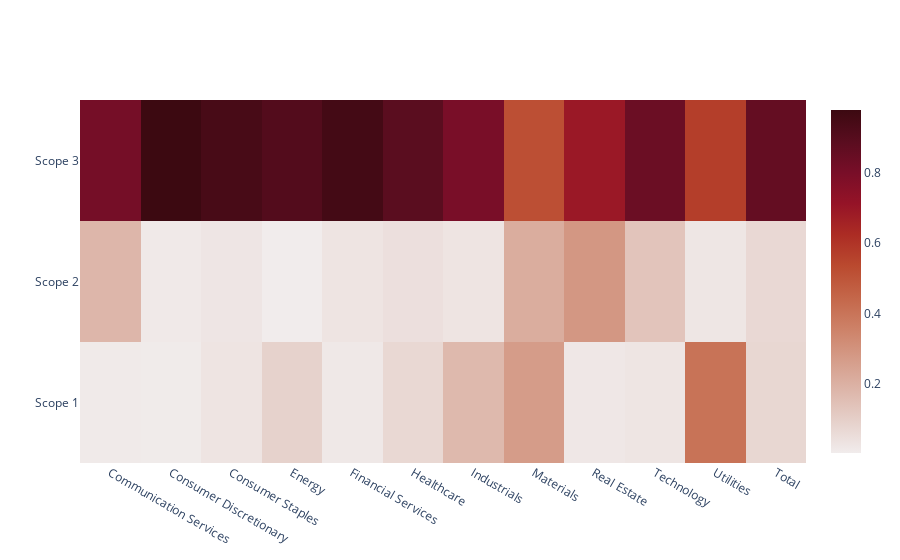

The notebook cell this image was saved under:
### Code cell
fig = go.Figure(data = [trace], 
                layout = layout)
offline.iplot(fig)

### Figure 1 — Plotly figure (JSON) as saved in the notebook; plotly's stock layout.template omitted (floating-point values rounded to 4 significant figures)
{"data": [{"colorbar": {"tickformat": "%n.1"}, "colorscale": [[0, "rgb(241, 236, 236)"], [0.09091, "rgb(230, 209, 203)"], [0.1818, "rgb(221, 182, 170)"], [0.2727, "rgb(213, 156, 137)"], [0.3636, "rgb(205, 129, 103)"], [0.4545, "rgb(196, 102, 73)"], [0.5455, "rgb(186, 74, 47)"], [0.6364, "rgb(172, 44, 36)"], [0.7273, "rgb(149, 19, 39)"], [0.8182, "rgb(120, 14, 40)"], [0.9091, "rgb(89, 13, 31)"], [1, "rgb(60, 9, 17)"]], "type": "heatmap", "x": ["Communication Services", "Consumer Discretionary", "Consumer Staples", "Energy", "Financial Services", "Healthcare", "Industrials", "Materials", "Real Estate", "Technology", "Utilities", "Total"], "y": ["Scope 1", "Scope 2", "Scope 3"], "z": [[0.01243, 0.009323, 0.0319, 0.09044, 0.0168, 0.07031, 0.1722, 0.2686, 0.02058, 0.0283, 0.4042, 0.07368], [0.18, 0.01408, 0.02692, 0.004438, 0.03018, 0.04574, 0.03186, 0.2132, 0.2864, 0.1356, 0.02491, 0.06954], [0.8076, 0.9766, 0.9412, 0.9051, 0.953, 0.884, 0.7959, 0.5183, 0.6931, 0.8361, 0.5709, 0.8568]]}], "layout": {"plot_bgcolor": "antiquewhite", "title": {"font": {"family": "Arial", "size": 25}, "text": ""}}}
